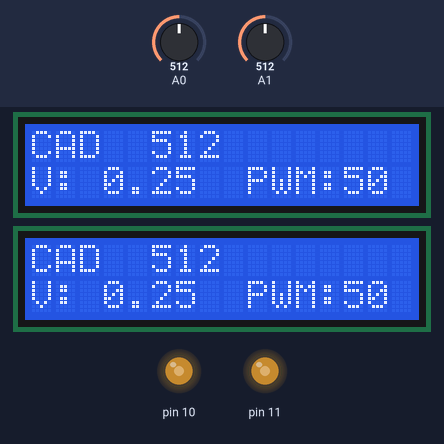
Recording of a sketch running on a simulated Arduino Uno, built with avr-gcc and run on an emulated ATmega328P. On the bench: 2 × 16×2 character LCD, output pins drawn as LEDs (lit = HIGH). Inputs (shaded band) come from the test bench; at power-on: A0 = 512, A1 = 512.

Above: at 1.3 s.
1.4 s: A0 set to 716
At 1.84 s:
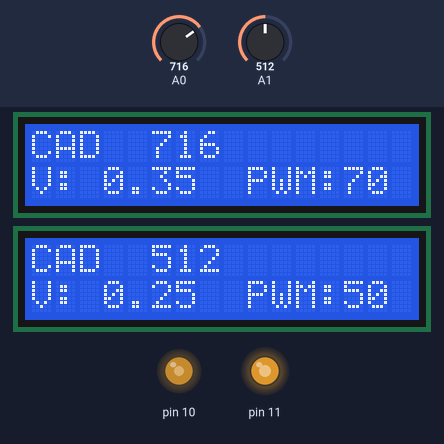
3.5 s: A1 set to 716
At 3.72 s:
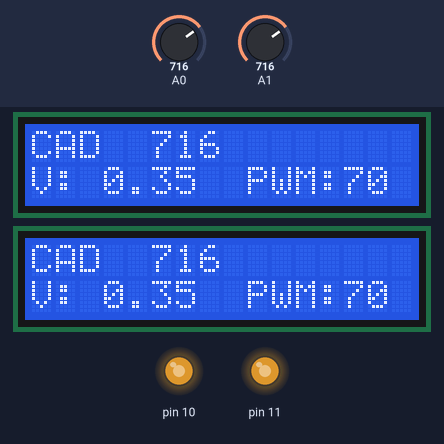
5.6 s: A0 set to 900
At 5.91 s:
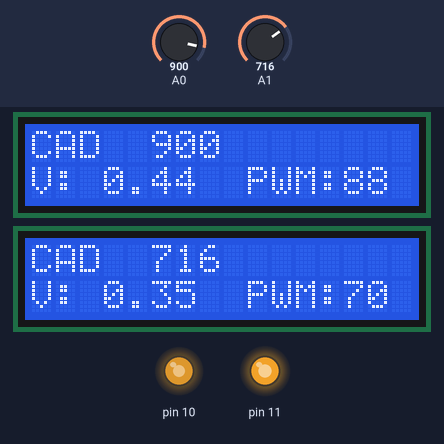
7.8 s: A1 set to 900
At 8.1 s:
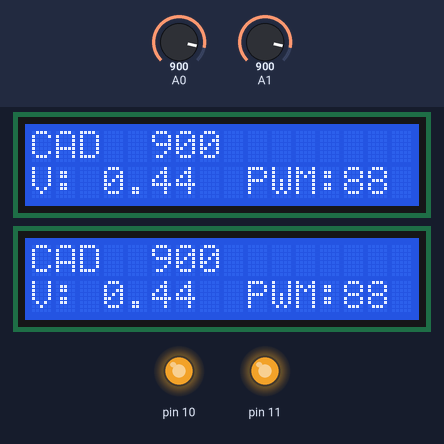
10.0 s: A0 set to 511
At 10.29 s:
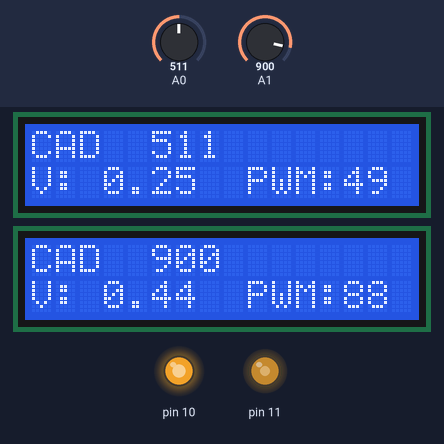
12.2 s: A1 set to 122
At 12.48 s:
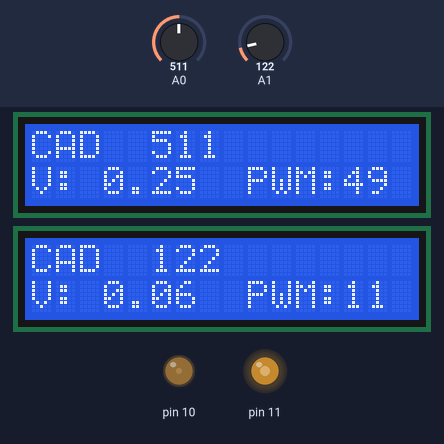
Timing chart, 0 to 15.2 s (numbered marks = the images above; inputs shaded):
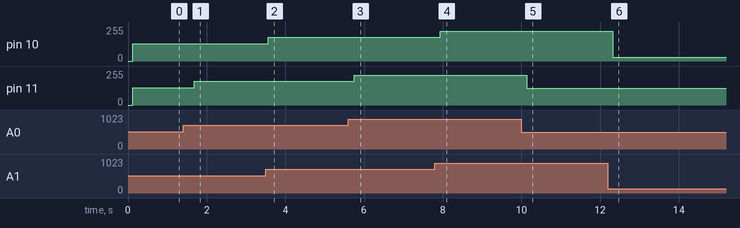

The sketch:

Tituana_Raymi_DEBER_4.1_SE.ino
```cpp
#include <LiquidCrystal.h>
LiquidCrystal lcd(13,12,5,4,3,2);
LiquidCrystal lcd1(9,8,7,6,1,0);
int conversor;
int conversor1;

float voltaje; // variable de conversion a voltaje
int dutty; // variable para el uso de pwm
float voltaje1; // variable de conversion a voltaje
int dutty1; // variable para el uso de pwm

void setup() {
  lcd.begin(16,2);
  lcd1.begin(16,2);
}

void loop() {

conversor=analogRead(A0);

conversor1=analogRead(A1);

voltaje1=(conversor1*0.5)/1023.0;
dutty1=conversor1/4;

voltaje=(conversor*0.5)/1023.0;
dutty=conversor/4;


analogWrite(11,dutty);
analogWrite(10,dutty1);
lcd.setCursor(0,0);
lcd1.setCursor(0,0);
lcd.print("CAD");
lcd1.print("CAD");
lcd.setCursor(5,0);
lcd1.setCursor(5,0);
lcd.print(conversor);
lcd1.print(conversor1);
lcd.setCursor(0,1);
lcd1.setCursor(0,1);
lcd.print("V: ");
lcd1.print("V: ");
lcd.setCursor(3,1);
lcd1.setCursor(3,1);
lcd.print(voltaje);
lcd1.print(voltaje1);
lcd.setCursor(9,1);
lcd1.setCursor(9,1);
lcd.print("PWM: ");
lcd1.print("PWM: ");
lcd.setCursor(13,1);
lcd1.setCursor(13,1);
lcd.print(dutty*100/255);
lcd1.print(dutty1*100/255);
delay(300);
lcd.clear();
lcd1.clear();


}
```

Measured:
- after the input at 1.4 s, pin 11: 128/255 → 179/255 after 0.29 s; the display: first differs from a run without the input after 0.30 s (image 1)
- after the input at 3.5 s, pin 10: 128/255 → 179/255 after 0.06 s; the display: first differs from a run without the input after 0.07 s (image 2)
- after the input at 5.6 s, pin 11: 179/255 → 225/255 after 0.15 s; the display: first differs from a run without the input after 0.16 s (image 3)
- after the input at 7.8 s, pin 10: 179/255 → 225/255 after 0.14 s; the display: first differs from a run without the input after 0.15 s (image 4)
- after the input at 10.0 s, pin 11: 225/255 → 127/255 after 0.13 s; the display: first differs from a run without the input after 0.14 s (image 5)
- after the input at 12.2 s, pin 10: 225/255 → 30/255 after 0.12 s; the display: first differs from a run without the input after 0.13 s (image 6)
